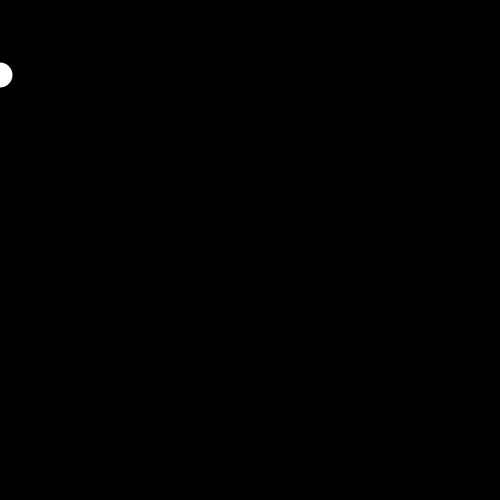
Frame 1 (no input)
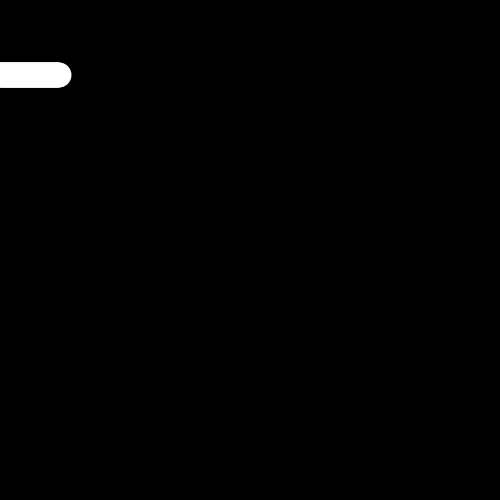
Frame 60 (the mouse pressed at the canvas centre just before this capture)
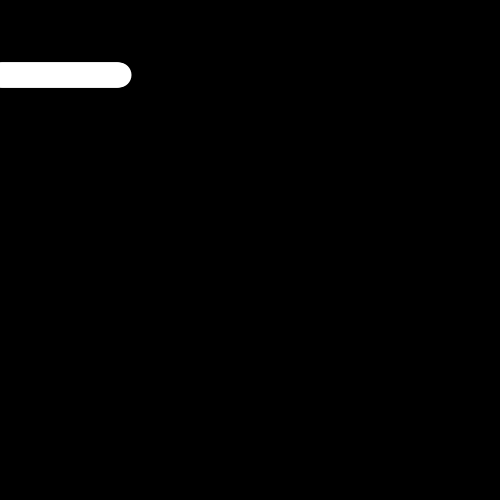
Frame 120 (the mouse held since frame 60 and released just before this capture)

The Processing sketch that drew these frames (run headless with seeded random() and noise(); from frame 60 on, the mouse is pressed at the canvas centre):

// Processing sketch: studio_3_practice_quiz_solution
// ── studio_3_practice_quiz_solution.pde
int posX = 0; // a variable for the x position of the circle
int posY = 75; // a variable for the y position of the circle
int circleSize = 25; // a variable for the size of circle

void setup() {
  size(500, 500); // declare the size of the canvas
  background(0); // set our background colour
}

void draw() {
  if (posY <= 450) { // a "nice to have" if satement to stop drawing outside of our canvas
    if (posY == 450) { // check if we are at a certain y value and set the fill to red
      fill(255, 0, 0);
    } else { // else fill it with white
      fill(255);
    }
    noStroke(); // no stroke
    if (posX == 300) { // if the x value is at 300 then draw a big circle and start the next line!
      circleSize = 50; // if the x value is at 300 then set the circle size to 50
      circle(posX, posY - 12.5, circleSize); // draw the bigger circle
      posY += 75; // add to our Y value
      posX = 0; // reset our X value
    } else {
      circleSize = 25; // else use a smaller circle size
      circle(posX, posY, circleSize); // actually draw the circle
    }
    posX++; // keep moving to the right along the x-axis
  }
}
